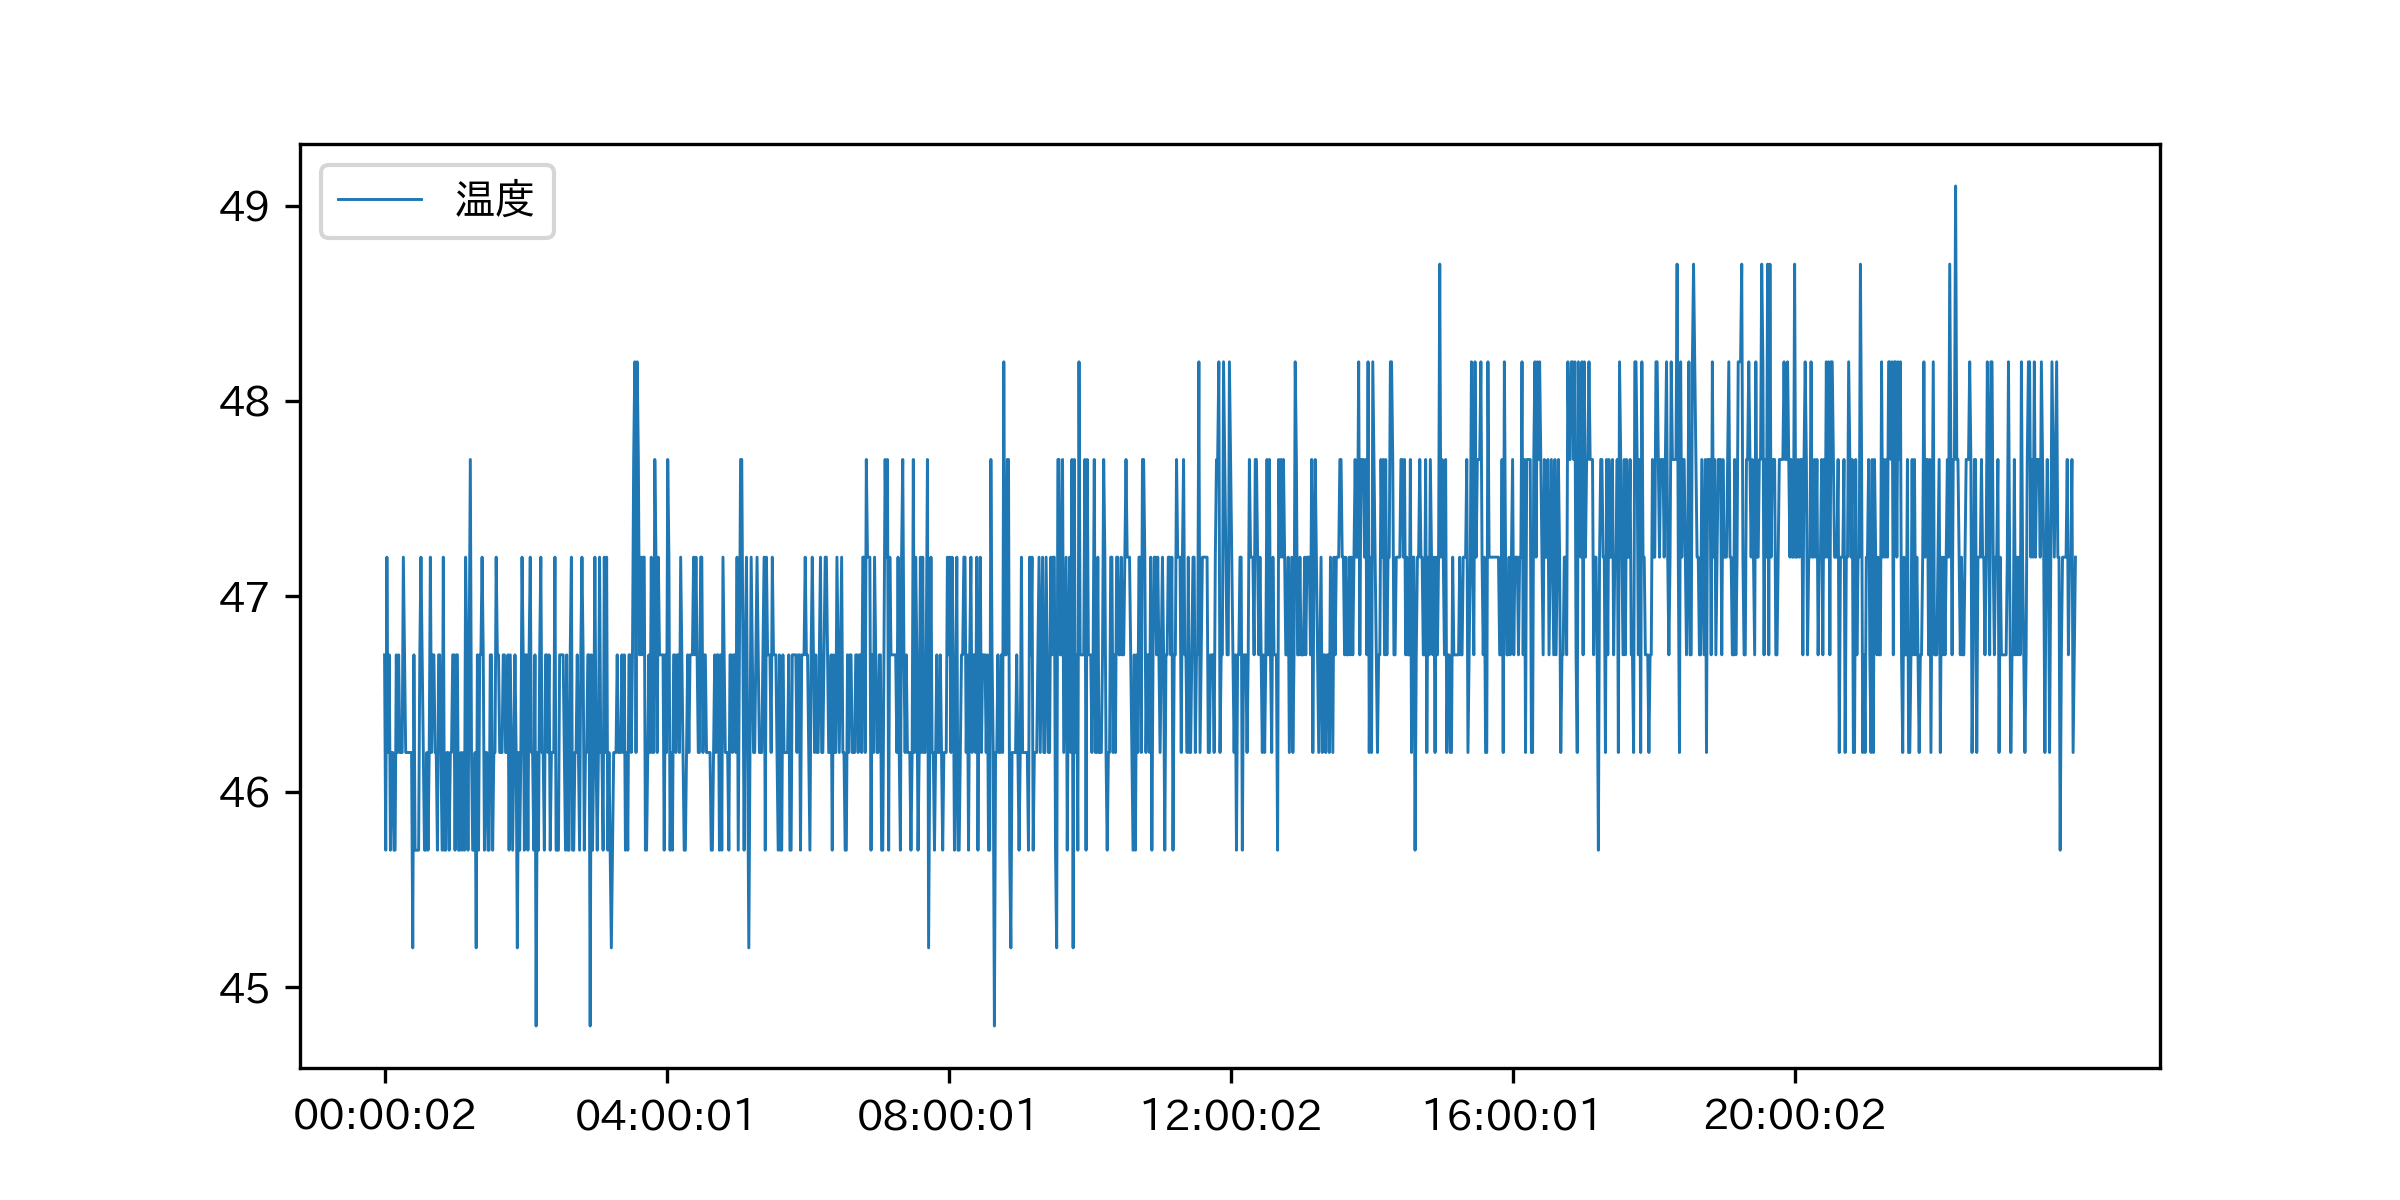

Python code for this plot:
import sys, json, japanize_matplotlib, re
import matplotlib.pyplot as plt
# 読み込み対象ファイルを確認 --- (※1)
jsonfile = "2022-07-31.json" # サンプルファイル
if len(sys.argv) >= 2:
    jsonfile = sys.argv[1]
data = json.load(open(jsonfile, encoding='utf-8'))
# 線グラフを描画するようにデータを分割 --- (※2)
x, temp, xx = [],[],[]
for i, row in enumerate(data):
    x.append(row['time'].split(' ')[1]) # 時間
    if (i % (60 * 4) == 0): xx.append(i)
    temp.append(float(row['temp'])) # 温度
# グラフを描画 --- (※3)
fig = plt.figure()
fig.set_size_inches(8, 4)
plt.plot(x, temp, label='温度', linewidth=0.7)
plt.xticks(xx, rotation=0) # 間引いて表示 --- (※4)
plt.legend() # 凡例を表示 --- (※5)
plt.savefig("temp_graph.png", dpi=300) # --- (※6)

